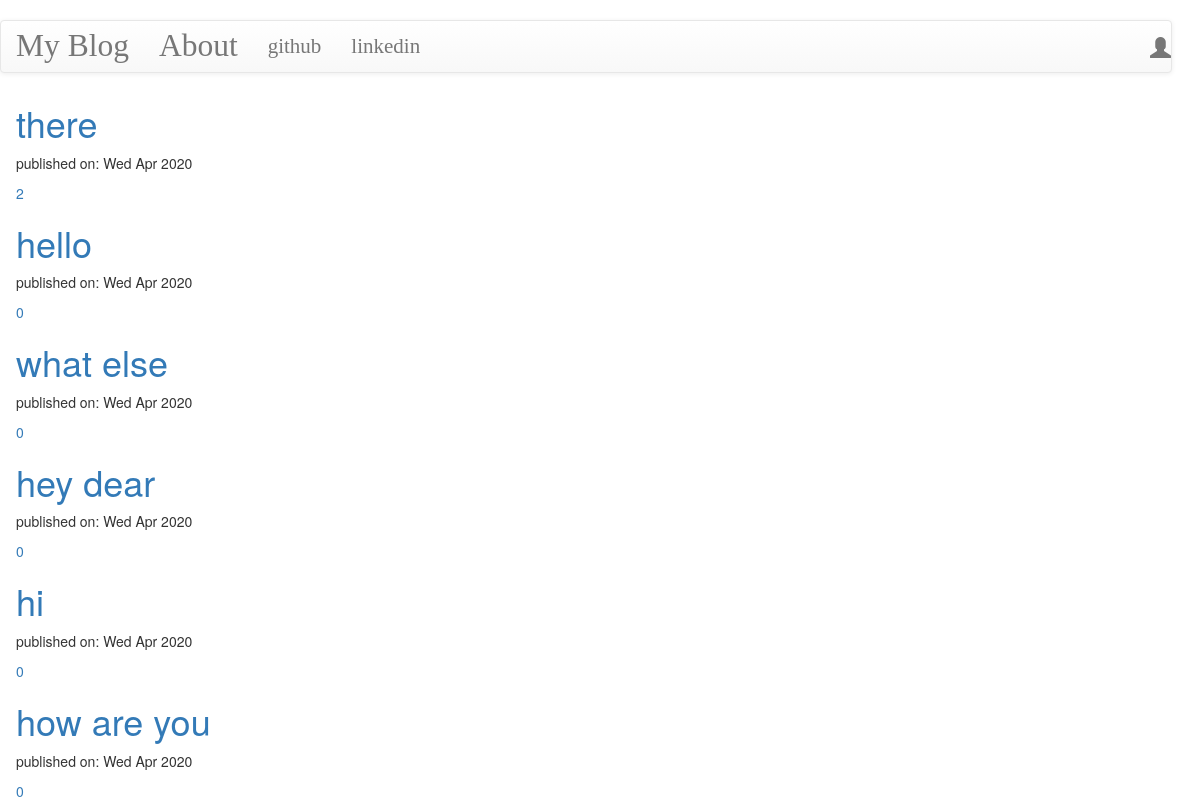
The page / on the database its author committed.
### blog/models.py (models this page shows, shortened)
class Post(models.Model):
    author = models.ForeignKey('auth.User',on_delete=models.CASCADE)
    title = models.CharField(max_length=200)
    text = models.TextField()
    create_date = models.DateTimeField(default=timezone.now)
    published_date = models.DateTimeField(blank=True,null=True)
    def approve_comments(self):
        return self.comments.filter(approved_comment=True)

### blog/views.py (the view)
# urls.py: path('',views.PostListView.as_view(),name='post_list'),
class PostListView(ListView):
    model = Post
    def get_queryset(self):
        return Post.objects.filter(published_date__lte=timezone.now()).order_by('-published_date')

### blog/templates/blog/post_list.html
﻿{% extends "blog/base.html" %}
{% block content %}
<div class="centerstage">
    {% for post in post_list %}
    <div class="post">
        <h1><a href="{% url 'post_detail' pk=post.pk %}">{{ post.title }}</a></h1>
        <div class="date">
            <p>published on: {{ post.published_date|date:'D M Y' }}</p>
        </div>
        <a href="{% url 'post_detail' pk=post.pk %}">{{ post.approve_comments.count }}</a>
    </div>
    {% endfor %}
</div>
{% endblock %}

### blog/templates/blog/base.html (shortened to what this page needs)
﻿<!DOCTYPE html>
{% load static %}
<html lang="en" xmlns="http://www.w3.org/1999/xhtml">
<head>
    <link rel="stylesheet" href="https://maxcdn.bootstrapcdn.com/bootstrap/3.3.7/css/bootstrap.min.css">
<link rel="stylesheet" href="https://maxcdn.bootstrapcdn.com/bootstrap/3.3.7/css/bootstrap-theme.min.css">
<link rel="stylesheet" href="{% static 'css/MediumEditor.css' %}" />
<link rel="stylesheet" href="//cdn.jsdelivr.net/npm/medium-editor@latest/dist/css/medium-editor.min.css" type="text/css" media="screen" charset="utf-8">
    <link rel="stylesheet" href="{% static 'css/blog.css' %}"/>
</head>
<body class="loader">
    <nav class="navbar navbar-default techfont custom-navbar">
     <div class="container">
         <ul class=" nav navbar-nav ">
             <li><a class="navbar-brand bigbrand" href="{% url 'post_list'%}">My Blog</a></li>
            <li><a class="navbar-link bigbrand" href="{% url 'about' %}">About</a></li>
            <li><a  href="https://www.github.com">github</a></li>
             <li><a  href="https://www.linkedin.com">linkedin</a></li>
         </ul>
         <ul class="nav navbar-nav navbar-right">
             {% if user.is_authenticated %}
             <li>
                 <a href="{% url 'post_new' %}">New Post</a>
             </li>
             <li>
                 <a href="{% url 'post_draft_list' %}">Drafts</a>
             </li>
             <li>
                 <a href="{% url 'logout' %}">logout</a>
             </li>
             <li>
                 <a>welcome: {{ user.username }}</a>
             </li>
             {% else %}
             <li><a class="nav navbar-right" href="{% url 'login' %}"><span class="glyphicon glyphicon-user"></span></a></li>
             {% endif %}
         </ul>
      </div>
        </nav>
    <div class="content container">
        <div class="row">
            <div class="col-md-8">
                <div class="blog_posts">
                    {% block content %}
                    {% endblock %}
                </div>
            </div>
        </div>
    </div>
</body>
</html>

### blog/static/css/blog.css (style rules this page uses)
.techfont { font-family: 'Playfair Display', serif; font-size: 1.5em; margin-bottom:10px; }
.bigbrand { font-size:1.5em; }
.centerstage { margin-left:auto; margin-right:auto; }
.loader { position: fixed; filter: hue-rotate(0deg); color: linear-gradient(#ffae42,#C6FFDD,#00ff88,#0088FF); animation: hue 10000ms infinite linear; }

### rows shown on the page
Post: title "there", published_date "Wed Apr 2020", approve_comments.count "2"
Post: title "hello", published_date "Wed Apr 2020", approve_comments.count "0"
Post: title "what else", published_date "Wed Apr 2020", approve_comments.count "0"
Post: title "hey dear", published_date "Wed Apr 2020", approve_comments.count "0"
Post: title "hi", published_date "Wed Apr 2020", approve_comments.count "0"
Post: title "how are you", published_date "Wed Apr 2020", approve_comments.count "0"
